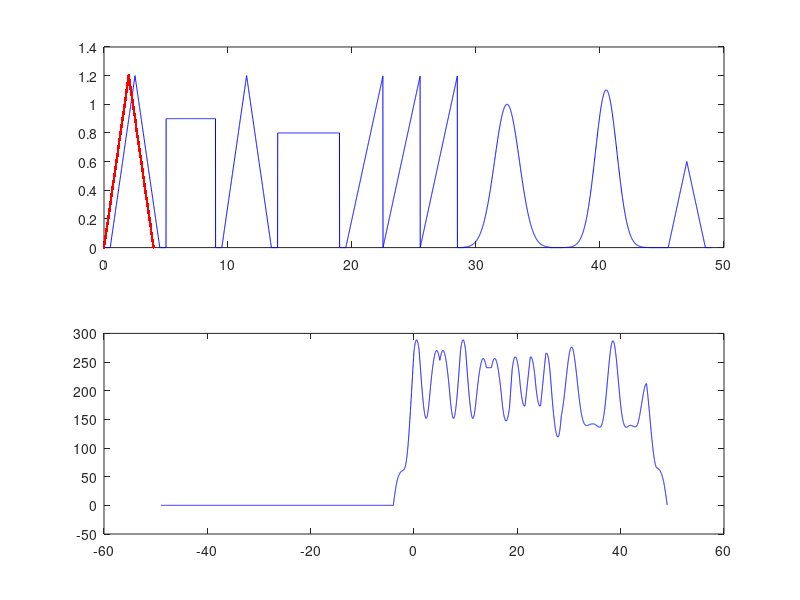

This figure's MATLAB source:
% filtracja i korelacja sygnalow

%% stowrzenie sygnalu danego funkcja
% sygnal 3i*sign(2t) + 4*t dla t>=0
% t = <-3,5>, Fs=20
close all; clear; clc;
Fs = 20;
t0 = -3;
tk = 5;
dt = 1/Fs;

t = t0 : dt : tk;

x = 3i*sign(2*t) + 4*t.*(t>=0);

plot(t,real(x), 'g', t, imag(x), 'b');

mean(x)
sum(x.^2)/Fs

%% sygnal prostokatny dany funkcja
% t =<0,10>, fs =100
% x = prostokatny, szer = 4s, amp=2, srodek=5s
close all; clear; clc;
Fs = 100;

t =  0 : 1/Fs : 10;

x = 2 * (abs (t-5)<=2);

N=31;   %rozmiar filtra
x2=ones(1,N)/N; %filter

%xx=conv(x,x,'same'); %zlozenie 2 prostokatnych sygnalow zawsze f.trojkatna
xx=conv(x,x2,'same'); %rozmycie, srednia

plot(t,x,t,xx);
ylim([-0.5, 2.5]);

%% filtracja dolnoprzepustowa
close all; clear; clc;
Fs = 100;

t =  0 : 1/Fs : 10;

x = 2 * (abs (t-5)<=2);

xs = x + 0.1*randn(size(t)); %szum

N=5;
x2=ones(1,N)/N; %filter

xx=conv(x,x2,'same');

plot(t,xs,'r',t,xx,'g');
ylim([-0.5, 2.5]);

%% filtracja gornoprzepustowa
close all; clear; clc;
Fs = 100;

t =  0 : 1/Fs : 10;

x = 2 * (abs (t-5)<=2);

%x2 = [1 0 -1]/2; %filter 1 pochodna, predkosc zmian
x2 = [1 -2 1]; %filter 2 pochodna, przyspieszenie

xx=conv(x,x2,'same');

subplot(211), plot(t,x,'r');
subplot(212), plot(t,x, 'r', t, xx, 'g');
ylim([-0.5, 2.5]);

%% modelowanie fizyczne
close all; clear; clc;
% t = <0,10>s, Fs = 100;
%x1(t) - sza o okresie 2s amp=1;
% wierzcholkach dla nieparzystych czasow
% x2 - funkcja gaussa, amp =1, sr =5, odch=1
% x1, x2 splot x*x2

Fs = 100;
amp = 1;
odch = 0.1;

t = 0 : 1/Fs : 10;

x1 = (mod(t+1,2) == 0);
%x = (1/(odch*(2*pi)^1/2)) * exp(-(t-5)^2/));
x2 = exp(-(t-5) .* (t-5)/(2*odch*odch));

xx = conv(x1,x2, 'same');

plot(t,x1, 'r', t, x2, 'g', t, xx, 'b');


%% korelacja
close all; clear; clc;
x = [-3+1i, 1+4i, 1-2i, -3+3i];
y = [2+2i, 0, -2+2i];
conv(x,y);
xcorr(x,y)

%% korelacja 2
close all; clear; clc;
% t=<0,10>, fs=100;
% x1= trojkatny, tw =3, szer =4, amp=1
% x2 = trojkatny, tw =6, szer =2, amp=1

Fs=100;

t= 0: 1/Fs : 10;

x1 = 1*(1-abs(t-3)/2) .*(abs(t-3)<=2);
x2 = 1*(1-abs(t-6)/1) .*(abs(t-6)<=1);

subplot(211), plot(t,x1, 'r', t, x2, 'g');

xx = conv(x1,x2,'same');
xx2 = xcorr(x2,x1);

tc = -10 : 1/Fs : 10; %korelacja zwraca podwojny wektor, koniecznosc zmiany na tc

subplot(212), plot(t,xx,'r', tc,xx2,'g');

%2 wykres miara przesuniecia sygnalow wzgledem siebie
%o ile trzeba presunac wykres by byly w tej samej fazie

%% Znalezienie trojkata
close all; clear; clc;
 a= load('Data/2022_corr_01.txt');
 Fs = 100;
 N=length(a);
 t = (0:N-1)/Fs;
 x=a';
 plot(t,x);


 %t2 = 0:1/Fs:4;
 %pros = 0.9*ones(size(t2));

 t2 = 0:1/Fs:4;
 troj = 1.2*(1-abs(t2-2)/2);

 subplot(211);
 plot(t,x,'b',t2, troj, '.r');



 %xc=xcorr(x,pros);
 xc= xcorr(x,troj) + 0.5*xcorr(1.2-x, 1.2-troj);
 tc = (-N+1:N-1)/Fs; %wektor czasu korelacji
 %tc = -49:1/Fs:49;

 subplot(212),  plot(tc,xc,'b');

 nr = find(xc == max(xc(:)), 3, 'first')
 %nr = find(xc > 0.9999 * max(xc(:)), 3, 'first')
 tc(nr);

%czasy 2 trojkatow

